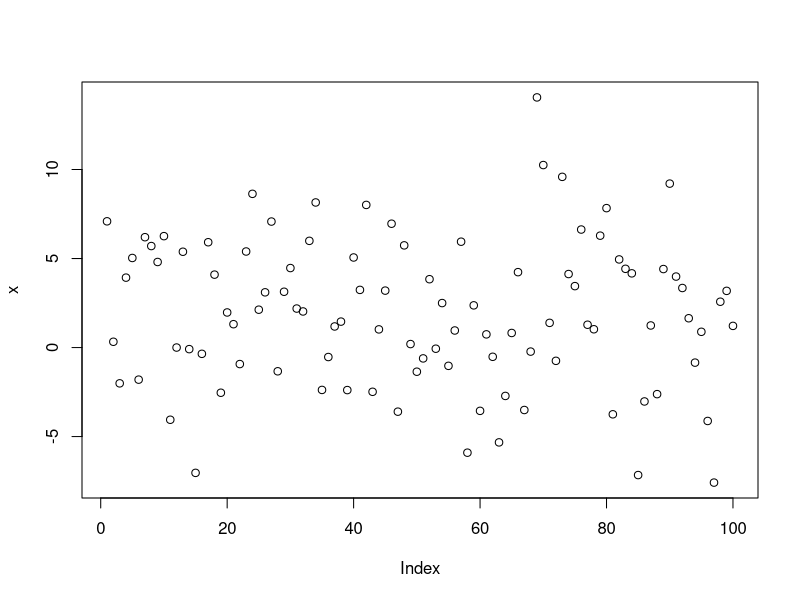

The R script that drew this image:
x <- rnorm(100, 2, 4)
str(x)
summary(x)
plot(x)

f <- gl(40,10)
str(f)
summary(f)

library(datasets)
head(airquality)
str(airquality)

m <- matrix(rnorm(100), 10, 10)
str(m)

s <- split(airquality, airquality$Month)
str(s)
